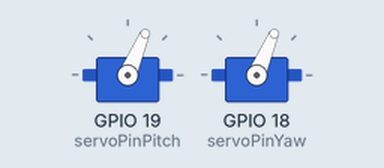
Recording of a sketch running on a simulated ESP32. Shown: 2 × servo. The ROS host is connected and sends only what is stated.

Above: at 0.15 s.
At 0.67 s:
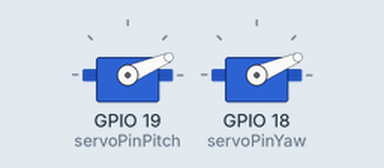
At 2.3 s:
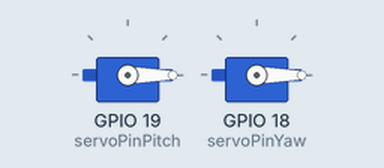
Timing chart, 0 to 3.8 s (numbered marks = the images above):
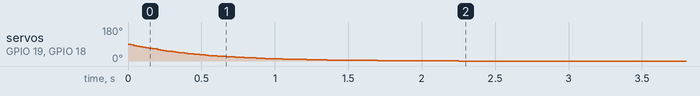

The sketch:

servo_controller.ino
```cpp
#include <ESP32Servo.h>
#include <ros.h>
#include <std_msgs/Int16MultiArray.h>


static const int servoPinPitch= 19;
static const int servoPinYaw= 18;

Servo servoP ,servoY;
unsigned long currentMillis;
long previousMillis = 0;    // set up timers
long interval = 20;        // time constant for timer(ms)
float desired_pitch,prev_pitch = 90 ,smoothed_pitch = 90,prev_desired_pitch=90;
float desired_yaw,prev_yaw = 90 ,smoothed_yaw = 90,prev_desired_yaw=90;

int pitch=90,yaw=90;

ros::NodeHandle  nh;


void servo_callback( const std_msgs::Int16MultiArray& cmd_msg){
  pitch = cmd_msg.data[1]; //y-axis
  yaw = cmd_msg.data[0]; //x-axis

  if (abs(prev_desired_pitch-pitch)>15)  //15 degree
    desired_pitch = pitch;
  if (abs(prev_desired_yaw-yaw)>15)  //15 degree
    desired_yaw = yaw;

  // servoP.write(smoothed_pitch);  // set servo angle
  // servoY.write(smoothed_yaw);  // set servo angle
}

ros::Subscriber<std_msgs::Int16MultiArray> sub("servo", servo_callback );

void setup()
{
  servoP.attach(servoPinPitch);
  servoY.attach(servoPinYaw);

  nh.initNode();
  nh.subscribe(sub);

}

void loop()
{
  // update this value every 20ms
  currentMillis = millis();
  if (currentMillis - previousMillis >= interval)
  {
    smoothed_pitch = (0.04*desired_pitch + 0.96*prev_pitch);
    smoothed_yaw = (0.04*desired_yaw + 0.96*prev_yaw);

    prev_pitch = smoothed_pitch;
    prev_yaw = smoothed_yaw;

    previousMillis = currentMillis;
    if(abs(smoothed_pitch-pitch)<=2)
      prev_desired_pitch=pitch;
    if(abs(smoothed_yaw-yaw)<=2)
      prev_desired_yaw=yaw;

    servoP.write(smoothed_pitch);  // set servo angle
    servoY.write(smoothed_yaw);  // set servo angle
  }

  nh.spinOnce();

}
```

Measured:
- by itself, servo on GPIO 19 (servoPinPitch), servo on GPIO 18 (servoPinYaw): moves from 90° to 0° over 2.2 s
